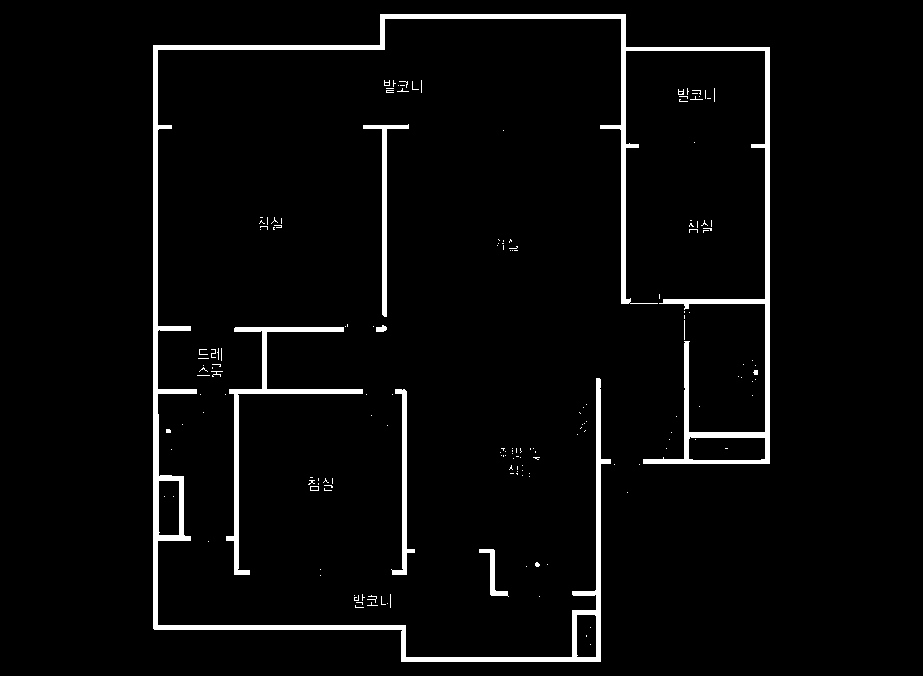
#> input picture temp.png, 923 x 676 px
$ python ScanPixel.py
#> lines starting #> are read from the running program, lines starting #| are printed output that depends on the picture; after the words box and inside, x2 and y2 are one past the last pixel; in counts of white or black regions, pixels touching at a corner belong together
from PIL import Image
from PIL import ImageDraw
from area import area
import math

AA=0
AAAA =0
refvec = (0,1)
def centroid(points):
    x_coords = [p[0] for p in points]
    y_coords = [p[1] for p in points]
    _len = len(points)
    centroid_x = sum(x_coords)/_len
    centroid_y = sum(y_coords)/_len
    return [centroid_x, centroid_y]
def clockwiseangle_and_distance(point):
    # Vector between point and the origin: v = p - o
    vector = [point[0]-origin[0], point[1]-origin[1]]
    # Length of vector: ||v||
    lenvector = math.hypot(vector[0], vector[1])
    # If length is zero there is no angle
    if lenvector == 0:
        return -math.pi, 0
    # Normalize vector: v/||v||
    normalized = [vector[0]/lenvector, vector[1]/lenvector]
    dotprod  = normalized[0]*refvec[0] + normalized[1]*refvec[1]     # x1*x2 + y1*y2
    diffprod = refvec[1]*normalized[0] - refvec[0]*normalized[1]     # x1*y2 - y1*x2
    angle = math.atan2(diffprod, dotprod)
    # Negative angles represent counter-clockwise angles so we need to subtract them
    # from 2*pi (360 degrees)
    if angle < 0:
        return 2*math.pi+angle, lenvector
    # I return first the angle because that's the primary sorting criterium
    # but if two vectors have the same angle then the shorter distance should come first.
    return angle, lenvector

image = Image.open("temp.png")
#> image is the input picture: PIL image 923x676 RGB; 3.7% white; 173 white regions (158 under 20 px), largest, box (x1, y1, x2, y2) and area: (153, 14, 770, 662) 17261, (226, 327, 363, 575) 2501, (363, 124, 409, 317) 1122
px = image.load()
vertex = []
wallStart = []
wallEnd = []
wall = []
(width, height) = image.size
#> width = 923; height = 676
sample = Image.new("RGB",(width,height))
#> sample: PIL image 923x676 RGB; every value is 0
draw = ImageDraw.Draw(sample)

coordinate = [[0 for col in range(width)] for row in range(height)]
for i in range(0,height-1):
    for j in range(0,width-1):
        if px[j,i] >= (220,220,220):
            coordinate[i][j] = 1

for i in range(0,height-1):
    for j in range(0,width-1):
        if(coordinate[i][j]*4+coordinate[i][j+1]*2+coordinate[i+1][j]*2+coordinate[i-1][j]*2+coordinate[i][j-1]*2+coordinate[i+1][j+1]*1+coordinate[i-1][j+1]*1+coordinate[i+1][j-1]*1+coordinate[i-1][j-1]*1<9):
            coordinate[i][j]=0
sample2 = Image.new("RGB",(width,height))
px2=sample2.load()
for i in range(0,height-1):
    for j in range(0,width-1):
        if(coordinate[i][j]==1):
            px2[j,i]=(0,255,255)

for i in range(0,height-1):
    for j in range(0,width-1):
        if (j in wall):
            continue
        if(coordinate[i][j] == 1):
            vertex.append((j, i))
            while(coordinate[i][j] == 1 and j not in wall):
                wall.append(j)
                j=j+1
            vertex.append((j-1, i))
#> after the loop, j = 921
wall.clear()

for i in range(height-1,0,-1):
    for j in range(width-1,0,-1):
        if (j in wall):
            continue
        if(coordinate[i][j] == 1):
            vertex.append((j, i))
            while(coordinate[i][j] == 1 and j not in wall):
                wall.append(j)
                j=j-1
            vertex.append((j-1, i))
#> after the loop, j = 1
wall.clear()
for i in range(0,width-1):
    for j in range(0,height-1):
        if (j in wall):
            continue
        if(coordinate[j][i] == 1):
            vertex.append((i, j))
            while(coordinate[j][i] == 1 and j not in wall):
                wall.append(j)
                j=j+1
            vertex.append((i, j-1))
#> after the loop, j = 674
wall.clear()
for i in range(width-1,0):
    for j in range(height-1,0):
        if (j in wall):
            continue
        if(coordinate[j][i] == 1):
            vertex.append((i, j))
            while(coordinate[j][i] == 1 and j not in wall):
                wall.append(j)
                j = j + 1
            vertex.append((i, j-1))
#> after the loop, j = 674; wall = []
wall.clear()


origin = centroid(vertex)
#> origin = [479, 329]


vertex.sort(key=clockwiseangle_and_distance)
draw.polygon(vertex,fill=200)
px2 = sample.load()
for i in range(0,height-1):
	for j in range (0,width-1):
		if(px2[j,i] >= (200,0,0)):
			coordinate[i][j]=1
sample.show()
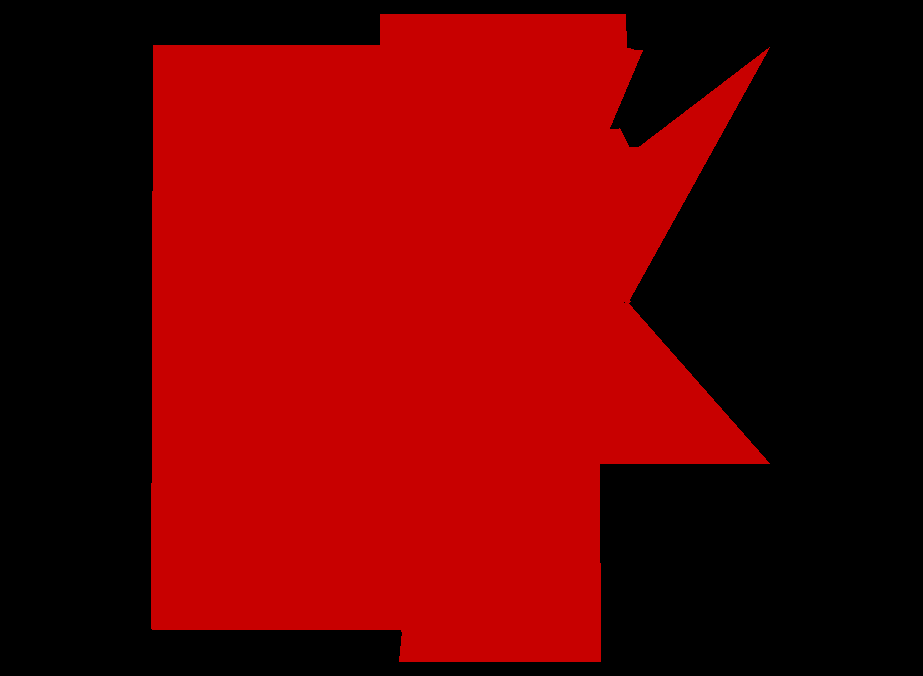
#> shown: PIL image 923x676 RGB; mean R, G, B 99.3, 0, 0
size=len(vertex)
#> size = 40
for i in range(0,size):
    j = (i+1)%size
    (x1,y1) = vertex[i]
    (x2,y2) = vertex[j]
    AAAA = AAAA+x1*y2
    AAAA = AAAA-y1*x2
#> this loop made 40 passes
#> (j, x1, y1, x2, y2, AAAA) on passes 1 to 12: (1, 600, 661, 599, 463, -118139), (2, 599, 463, 610, 463, -123232), (3, 610, 463, 641, 463, -137585), (4, 641, 463, 769, 463, -196849), (5, 769, 463, 628, 303, -254606), (6, 628, 303, 629, 302, -255537), (7, 629, 302, 627, 302, -254933), (8, 627, 302, 630, 301, -256466), (9, 630, 301, 619, 303, -251895), (10, 619, 303, 628, 301, -255860), (11, 628, 301, 769, 47, -457813), (12, 769, 47, 638, 147, -374756)
#> after the loop, AAAA = -617205
print(coordinate)
#> (printed output is left out)


#print(wallEnd)
#for row in coordinate:
#        print (row)

$ run again, with sample.png copied over temp.png
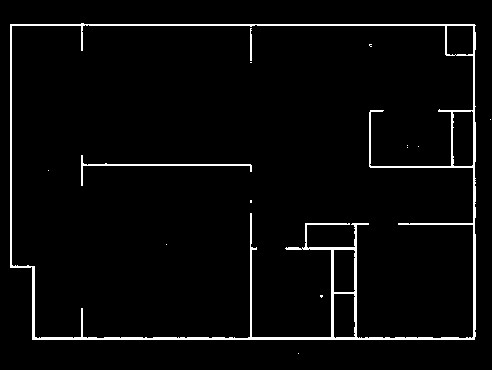
#> input picture sample.png, 492 x 370 px
#> image is the input picture: PIL image 492x370 RGB; min 0, max 255, mean 9
#> sample: PIL image 492x370 RGB; every value is 0
#> `sample.show()`:
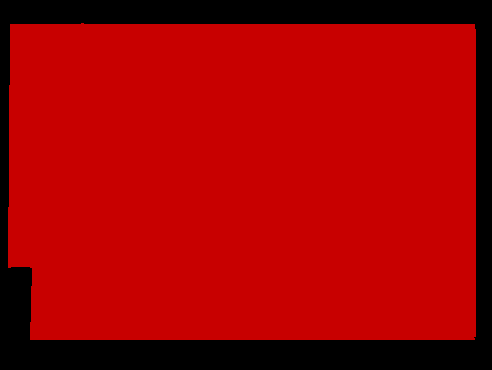
#> shown: PIL image 492x370 RGB; mean R, G, B 160.4, 0, 0
#> size = 22
#> the loop `for i in range(0,size):` made 22 passes
#> (j, x1, y1, x2, y2, AAAA) on passes 1 to 8: (1, 474, 339, 473, 336, -1083), (2, 473, 336, 475, 336, -1755), (3, 475, 336, 475, 32, -146155), (4, 475, 32, 475, 32, -146155), (5, 475, 32, 474, 24, -149923), (6, 474, 24, 84, 24, -140563), (7, 84, 24, 83, 23, -140623), (8, 83, 23, 81, 23, -140577)
#> after the loop `for i in range(0,size):`: AAAA = -290379
#> (printed output is left out)
